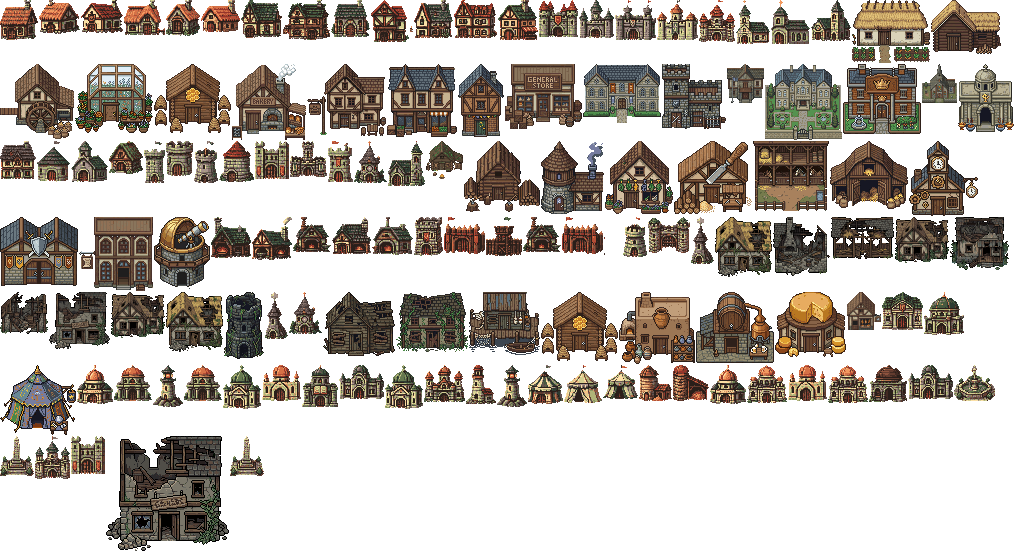
#> input picture assets/buildings/atlas.png, 1024 x 551 px; its folder holds only this picture in this run
$ python -i scan.py   (imports and definitions only)
#> lines starting #> are read from the running program, lines starting #| are printed output that depends on the picture; after the words box and inside, x2 and y2 are one past the last pixel; in counts of white or black regions, pixels touching at a corner belong together
"""Shared helpers for importing free sprite packs: find animation strips, cut frames."""
import glob, os, re
from PIL import Image

ANIM_KEYS = {
    'idle': ['idle', 'combat idle', 'idle_open', 'flight', 'fly'],
    'run': ['run', 'walk', 'move', 'moving', 'flight', 'fly'],
    'attack': ['attack1', 'attack', 'attack_1', 'attack_bite', 'attack2'],
    'hurt': ['take hit', 'take_hit', 'hit', 'get hit', 'hurt'],
    'death': ['death', 'rat-death', 'dead'],
}

def frame_width(im, h):
    """Width of one frame in a horizontal strip. Count the separate figures (runs of opaque
    columns), then take the frame count that divides the width and is nearest to it; a
    square frame wins when it divides evenly and agrees."""
    w = im.width
    a = im.getchannel('A').point(lambda v: 255 if v > 40 else 0)
    col = [a.crop((x, 0, x + 1, h)).getbbox() is not None for x in range(w)]
    runs, on, gap = 0, False, 99
    for c in col:
        if c and not on and gap >= 3: runs += 1
        if c: on, gap = True, 0
        else: on = False; gap += 1
    divs = [n for n in range(1, 41) if w % n == 0 and w // n >= 16]
    if not divs: return w
    if w % h == 0: return h                               # square frames: the packs' usual layout
    n = min(divs, key=lambda n: (abs(n - runs), -n))
    return w // n

def frames_of(path):
#> called with path = '../../assets/buildings/atlas.png'
    im = Image.open(path).convert('RGBA')
#> im is the input picture: PIL image 1024x551 RGBA; mean R, G, B, A 40.7, 34, 27.2, 106
    h = im.height
#> h = 551
    f = frame_width(im, h)
#> in frame_width, `a = im.getchannel('A').point(lambda v: 255 if v > 40 else 0)`:
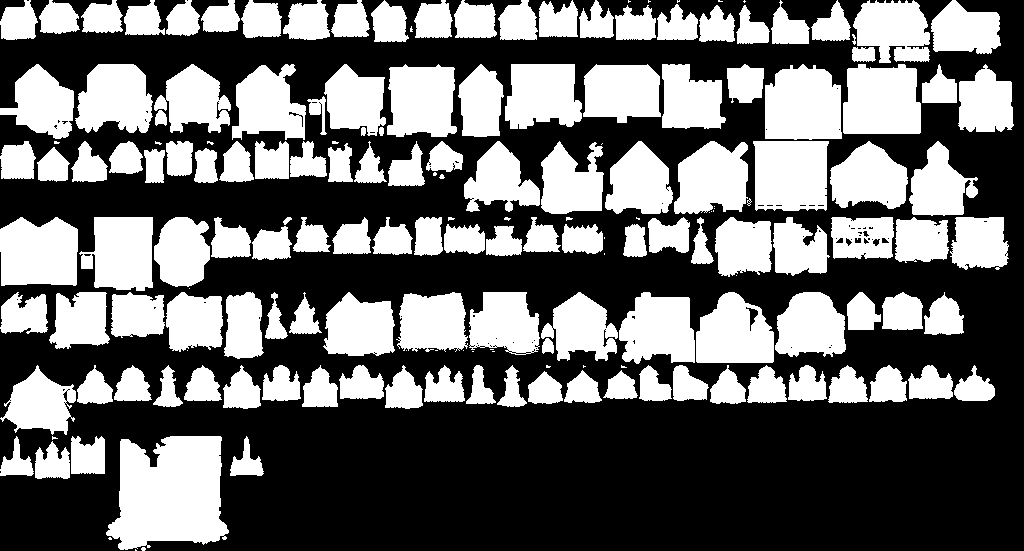
#> a: PIL image 1024x551 L; 41.6% white; 176 white regions (40 under 20 px), largest, box (x1, y1, x2, y2) and area: (106, 436, 229, 550) 10576, (765, 64, 842, 140) 5039, (753, 141, 829, 211) 4930
#> in frame_width, `col = [a.crop((x, 0, x + 1, h)).getbbox() is not None for x in range(w)]`: col = 1024 items, first 6: True, True, True, True, True, True
#> the loop in frame_width, `for c in col:` made 1024 passes
#> runs on pass 1: 1
#> after the loop in frame_width, `for c in col:`: runs = 1
#> f = 1024
    return [im.crop((i * f, 0, i * f + f, h)) for i in range(im.width // f)]

def folder_frames(folder):
    fs = sorted(glob.glob(os.path.join(folder, '*.png')), key=lambda p: int(re.findall(r'(\d+)\.png$', p)[0]) if re.findall(r'(\d+)\.png$', p) else 0)
    return [Image.open(p).convert('RGBA') for p in fs]

def bbox_union(frames):
    box = None
    for fr in frames:
        b = fr.getchannel('A').point(lambda v: 255 if v > 40 else 0).getbbox()
        if not b: continue
        box = b if box is None else (min(box[0], b[0]), min(box[1], b[1]), max(box[2], b[2]), max(box[3], b[3]))
    return box

def find_anims(char_dir):
    """{anim: [frames]} for a character folder (strips named Idle.png... or folders of frames)."""
    out = {}
    files = {os.path.splitext(os.path.basename(p))[0].lower(): p for p in glob.glob(os.path.join(char_dir, '*.png'))}
    dirs = {os.path.basename(p).lower(): p for p in glob.glob(os.path.join(char_dir, '*')) if os.path.isdir(p)}
    for anim, keys in ANIM_KEYS.items():
        for k in keys:
            hit = next((p for name, p in files.items() if name == k or re.sub(r'^[a-z]+-[0-9]+-|^[a-z0-9-]+?-(?=(idle|run|walk|attack|hurt|death|hit))', '', name) == k), None)
            if hit: out[anim] = frames_of(hit); break
            hit = dirs.get(k)
            if hit: out[anim] = folder_frames(hit); break
    return out

>>> result = frames_of('../../assets/buildings/atlas.png')
#> result = 1 item
